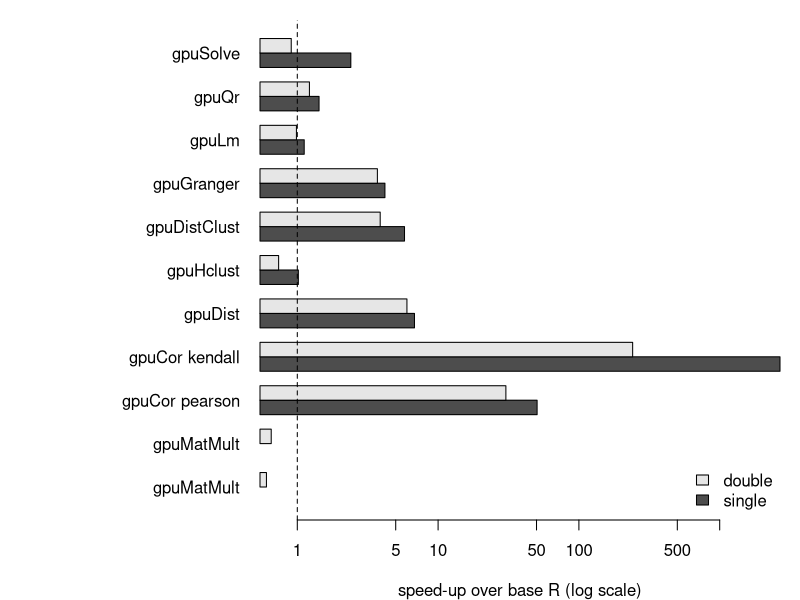
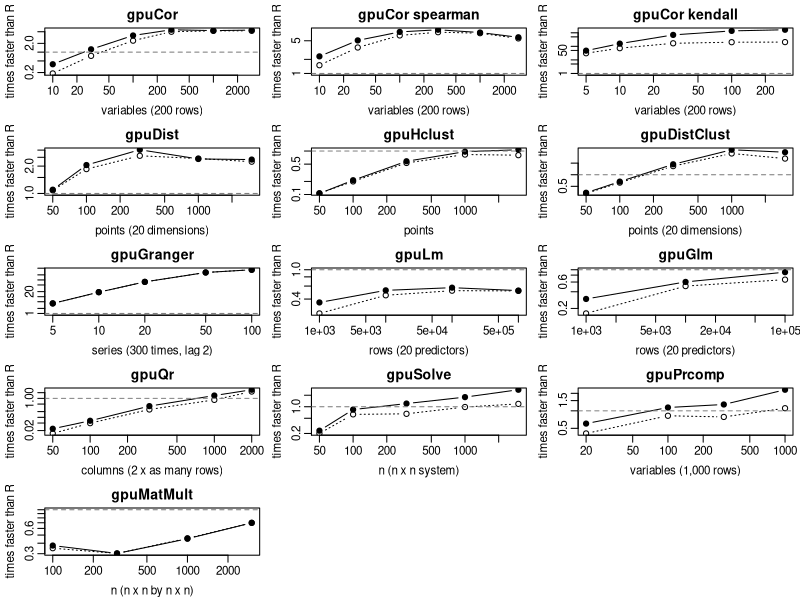

These figures' R source, in order:
## ---- chunk 1
knitr::opts_chunk$set(collapse = TRUE, comment = "#>")
bench <- read.csv("benchmarks.csv")
machine <- read.csv("benchmarks-machine.csv")
## ---- chunk 2
knitr::kable(machine, col.names = c("", ""))
## ---- chunk 3
tab <- bench[!is.na(bench$cpu), ]
speedup <- function(gpu) ifelse(is.na(gpu), "",
                                sprintf("%.1fx", tab$cpu / gpu))
shown <- data.frame(
  Task = tab$task, Size = tab$size,
  `base R` = sprintf("%.3f", tab$cpu),
  `GPU single` = ifelse(is.na(tab$single), "",
                        sprintf("%.3f", tab$single)),
  `speed-up` = speedup(tab$single),
  `GPU double` = sprintf("%.3f", tab$double),
  `speed-up ` = speedup(tab$double),
  check.names = FALSE)
knitr::kable(shown, align = "llrrrrr")
## ---- chunk 4
s <- tab$cpu / tab$single
d <- tab$cpu / tab$double
labels <- sub(" vs .*", "", tab$task)
op <- par(mar = c(4, 13, 1, 1))
barplot(t(cbind(s, d)), beside = TRUE, horiz = TRUE, log = "x",
        names.arg = labels, las = 1, xlab = "speed-up over base R (log scale)",
        legend.text = c("single", "double"),
        args.legend = list(x = "bottomright", bty = "n"))
abline(v = 1, lty = 2)
par(op)
## ---- chunk 5
xo <- read.csv("crossover.csv")
xo$speedup <- xo$cpu / xo$single
xo$speedupDouble <- xo$cpu / xo$double
fns <- unique(xo$fn[!is.na(xo$cpu)])
firstAt <- function(f, k) {
  d <- xo[xo$fn == f & !is.na(xo$cpu), ]
  hit <- d$size[d$speedup >= k]
  if (length(hit)) format(min(hit), big.mark = ",", scientific = FALSE) else "not reached"
}
ov <- read.csv("call-overhead.csv")
## ---- chunk 6
what <- vapply(fns, function(f) xo$what[xo$fn == f][1], "")
tested <- vapply(fns, function(f) {
  z <- range(xo$size[xo$fn == f])
  paste(format(z, big.mark = ",", scientific = FALSE), collapse = " to ")
}, "")
knitr::kable(data.frame(
  Function = fns, `Size measured as` = what, Tested = tested,
  `Faster than R from` = vapply(fns, firstAt, "", k = 1),
  `5 times faster from` = vapply(fns, firstAt, "", k = 5),
  check.names = FALSE, row.names = NULL))
## ---- chunk 7
op <- par(mfrow = c(ceiling(length(fns) / 3), 3), mar = c(3.2, 3.2, 2, 0.5),
          mgp = c(2, 0.6, 0), cex = 0.7)
for (f in fns) {
  d <- xo[xo$fn == f & !is.na(xo$cpu), ]
  yr <- range(c(d$speedup, d$speedupDouble, 1), na.rm = TRUE)
  plot(d$size, d$speedup, log = "xy", type = "b", pch = 19, ylim = yr,
       xlab = d$what[1], ylab = "times faster than R", main = f)
  lines(d$size, d$speedupDouble, type = "b", pch = 1, lty = 3)
  abline(h = 1, lty = 2, col = "grey50")
}
par(op)
## ---- chunk 8
pp <- read.csv("pairs.csv")
fmt <- function(v) ifelse(is.na(v), "--", sprintf("%.2f", v))
## ---- chunk 9
knitr::kable(data.frame(
  Variables = format(pp$variables, big.mark = ","),
  `Pairs found` = format(pp$pairs, big.mark = ","),
  `cor + which` = fmt(pp$cor), `gpuCor + which` = fmt(pp$gpuCor),
  gpuCorPairs = fmt(pp$gpuCorPairs), `top 10 each` = fmt(pp$top10),
  check.names = FALSE), align = "rrrrrr")
## ---- chunk 10
sc <- read.csv("assoc.csv")
secs <- function(v) ifelse(is.na(v), "--", sprintf("%.2f", v))
big <- sc[!is.na(sc$MatrixEQTL), ]
big <- big[which.max(big$snps * big$genes), ]
## ---- chunk 11
knitr::kable(data.frame(
  SNPs = format(sc$snps, big.mark = ","),
  Genes = format(sc$genes, big.mark = ","),
  Tests = format(sc$snps * as.double(sc$genes), big.mark = ",",
                 scientific = FALSE),
  Found = format(sc$found, big.mark = ","),
  `Matrix eQTL` = secs(sc$MatrixEQTL),
  `gpuAssoc single` = secs(sc$single), `gpuAssoc double` = secs(sc$double),
  check.names = FALSE), align = "rrrrrrr")
## ---- chunk 12
km <- read.csv("kmeans.csv")
## ---- chunk 13
f <- function(v, d = 2) ifelse(is.na(v), "--", formatC(v, format = "f", digits = d))
knitr::kable(data.frame(
  Points = format(km$points, big.mark = ",", scientific = FALSE),
  Clusters = format(km$clusters, big.mark = ","),
  `kmeans Lloyd` = f(km$lloyd), `kmeans Hartigan-Wong` = f(km$hartiganWong),
  `gpuKmeans single` = f(km$single, 3), `gpuKmeans double` = f(km$double, 3),
  `sum of squares vs H-W` = f(km$wssGpu / km$wssHW, 3),
  check.names = FALSE), align = "rrrrrrr")
